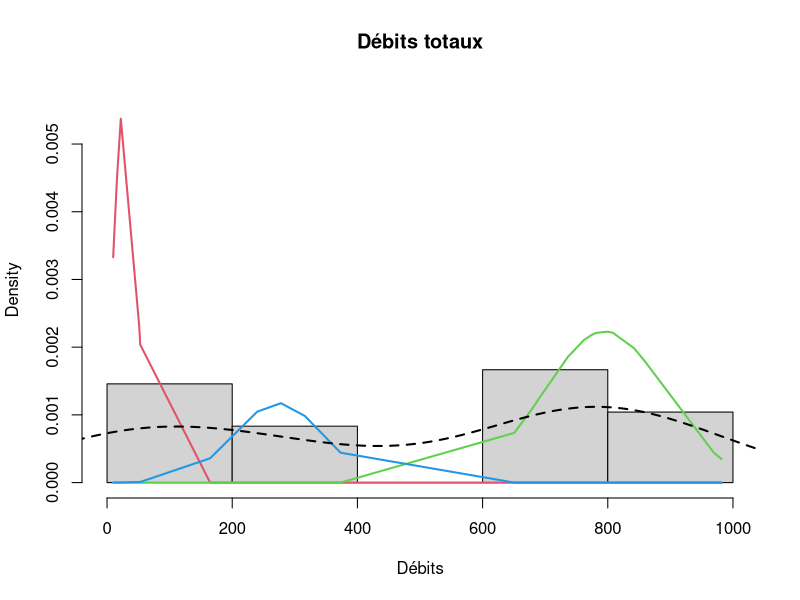
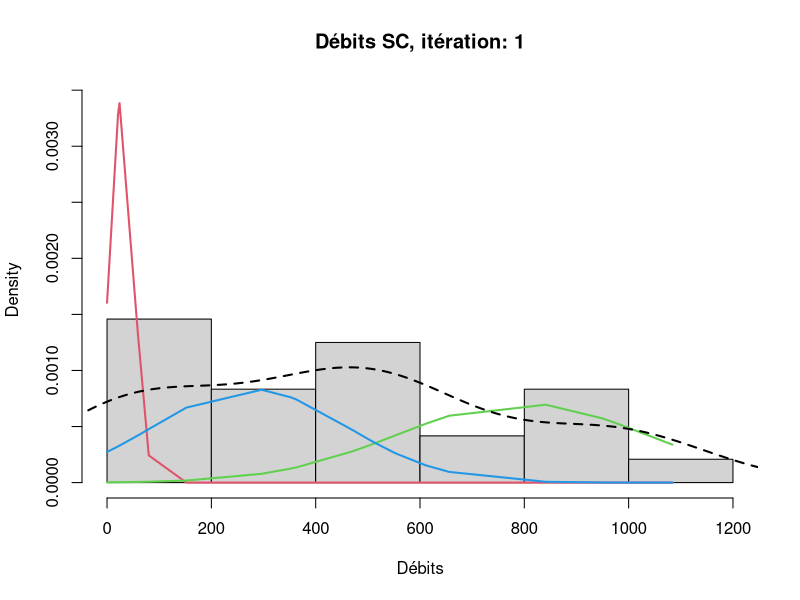
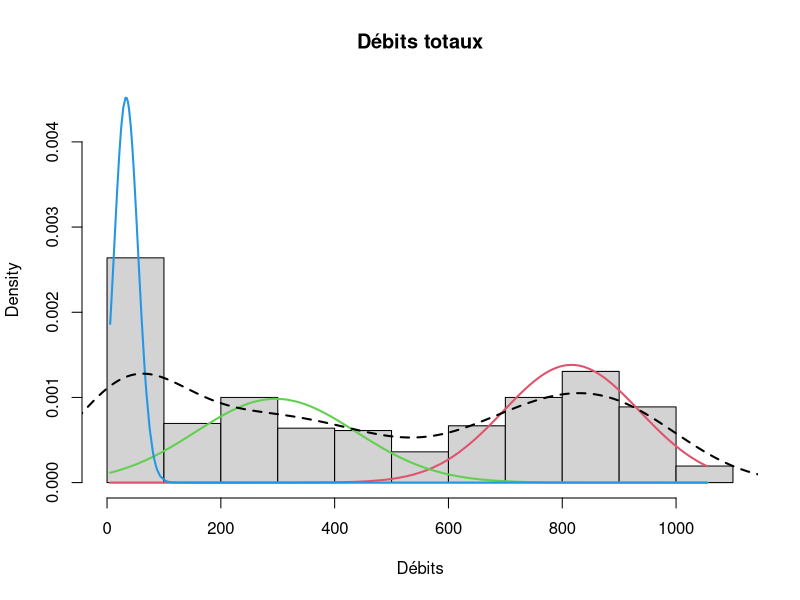

The R source for these figures, in order:
## ---- chunk 1

library(mixtools)
library(rlist)

trafic <- read.csv("1209-2609_trafictot2.csv")
#trafic <- read.csv("0712-0712_TEST.csv") #jour test
trafic$TIM <- trafic$TIM*1.1
trafic$Total <- trafic$Pietons+trafic$TIM+trafic$TC

trafic <- trafic[c(25:48),] #selection du jour 13 septembre

start_time <- Sys.time()
#variables pour stocker les paramètres à la fin de la boucle
weights <- list() 
weights_sc <- list()
ll <- list()
ll_sc <- list()
iter <- list()
param_mu <- list()
param_sigma <- list()
param_mu_sc <- list()
param_sigma_sc <- list()

nmax <- 100
niter <- 0
diff <- 1e8
mixmodel <- normalmixEM(trafic$Total, k = 3)
current_loglike <- mixmodel$loglik
mu <- mixmodel$mu
mixmodel_sc <- normalmixEM(trafic$Swisscom, k= 3, mean.constr = mu) #on fit

plot(mixmodel, which = 2, main2=paste("Débits totaux"),xlab2 = 'Débits', ylab2='Fréquences')
lines(density(trafic$Total), lty =2, lwd = 2)
  
while(diff >= 1e-06 && niter <= nmax){
  
  niter = niter + 1
  mu <- mixmodel$mu
  sigma <- mixmodel$sigma
  mixmodel_sc <- normalmixEM(trafic$Swisscom, k= 3, mean.constr = mu) #on fit
  mixmodel <- normalmixEM(trafic$Total, lambda = mixmodel_sc$lambda, k = 3)
  new_loglike <- mixmodel$loglik
  diff <- abs(current_loglike-new_loglike)
  current_loglike <- new_loglike
  
  plot(mixmodel_sc, which = 2, main2=paste("Débits SC, itération:",niter),xlab2 = 'Débits', ylab2='Fréquences')
  lines(density(trafic$Swisscom), lty =2, lwd = 2)
  
  
  }
  
  weights <- c(weights, list(mixmodel$lambda))
  weights_sc <- c(weights_sc, list(mixmodel_sc$lambda))
  ll <- c(ll, list(mixmodel$loglik))
  ll_sc <- c(ll_sc, list(mixmodel_sc$loglik))
  param_mu <- c(param_mu, list(mixmodel$mu))
  param_mu_sc <- c(param_mu_sc, list(mixmodel_sc$mu))
  param_sigma <- c(param_sigma, list(mixmodel$sigma))
  param_sigma_sc <- c(param_sigma_sc, list(mixmodel_sc$sigma))

  end_time <-Sys.time()
  
  end_time-start_time

## ---- chunk 2
library(mixtools)
library(rlist)

trafic <- read.csv("1209-2609_trafictot2.csv")
trafic$TIM <- trafic$TIM*1.1
trafic$Total <- trafic$Pietons+trafic$TIM+trafic$TC

start_time <- Sys.time()
#variables pour stocker les paramètres à la fin de la boucle
weights <- list() 
weights_sc <- list()
ll <- list()
ll_sc <- list()
iter <- list()
param_mu <- list()
param_sigma <- list()
param_mu_sc <- list()
param_sigma_sc <- list()

nmax <- 100
niter <- 0
diff <- 1e8
mixmodel <- normalmixEM(trafic$Total, k = 3)
current_loglike <- mixmodel$loglik
mu <- mixmodel$mu
mixmodel_sc <- normalmixEM(trafic$Swisscom, k= 3, mean.constr = mu) #on fit

plot(mixmodel, which = 2, main2=paste("Débits totaux"),xlab2 = 'Débits', ylab2='Fréquences')
lines(density(trafic$Total), lty =2, lwd = 2)
  
for (i in c(1:14)){
   mask = seq(24*(i-1)+1,24*i)
   t <- trafic[mask,]
   diff <- 1e8
   mixmodel <- normalmixEM(t$Total, k = 3)
   current_loglike <- mixmodel$loglik
   mu <- mixmodel$mu
   mixmodel_sc <- normalmixEM(t$Swisscom, k= 3, mean.constr = mu) #on fit
   nmax <- 100
   niter <- 0
  
   while(diff >= 1e-06 && niter <= nmax){
     niter = niter + 1
     mu <- mixmodel$mu
     sigma <- mixmodel$sigma
     mixmodel_sc <- normalmixEM(t$Swisscom, k= 3, mean.constr = mu) #on fit
     mixmodel <- normalmixEM(t$Total, lambda = mixmodel_sc$lambda, k = 3)
     new_loglike <- mixmodel$loglik
     diff <- abs(current_loglike-new_loglike)
     current_loglike <- new_loglike
     
   }
}
